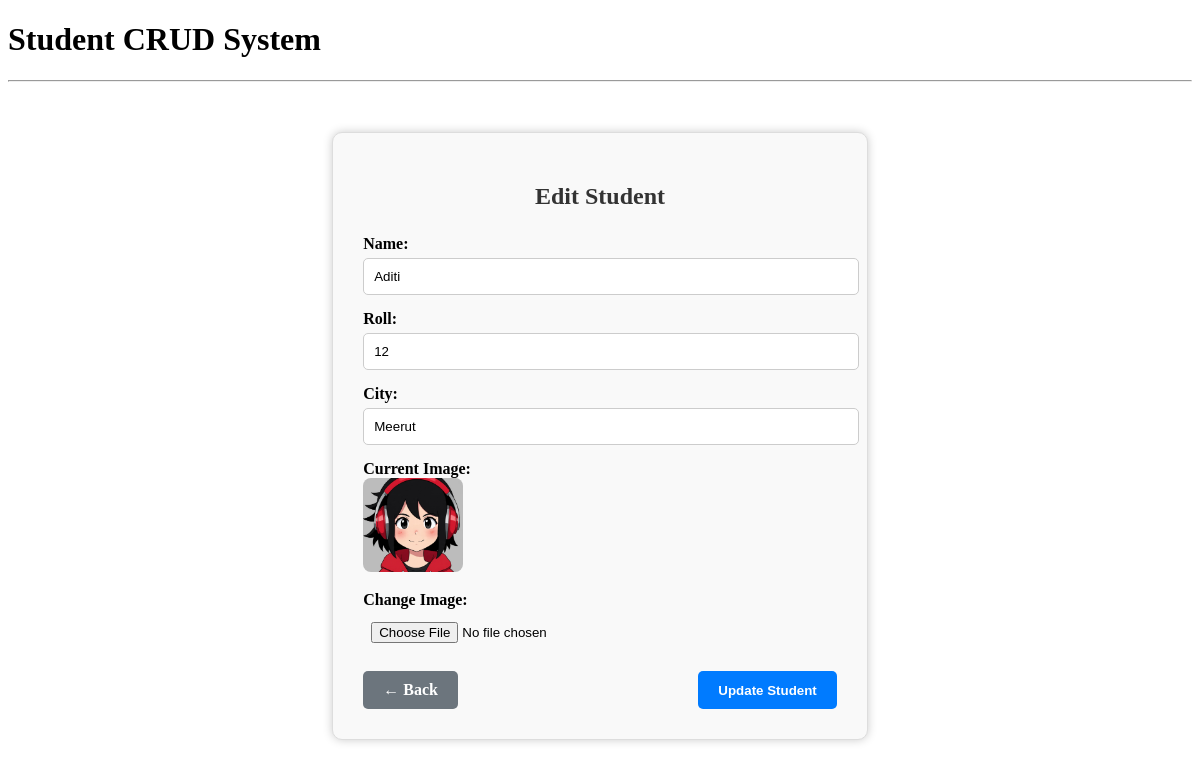
Before: /edit/4/ with the older database file.
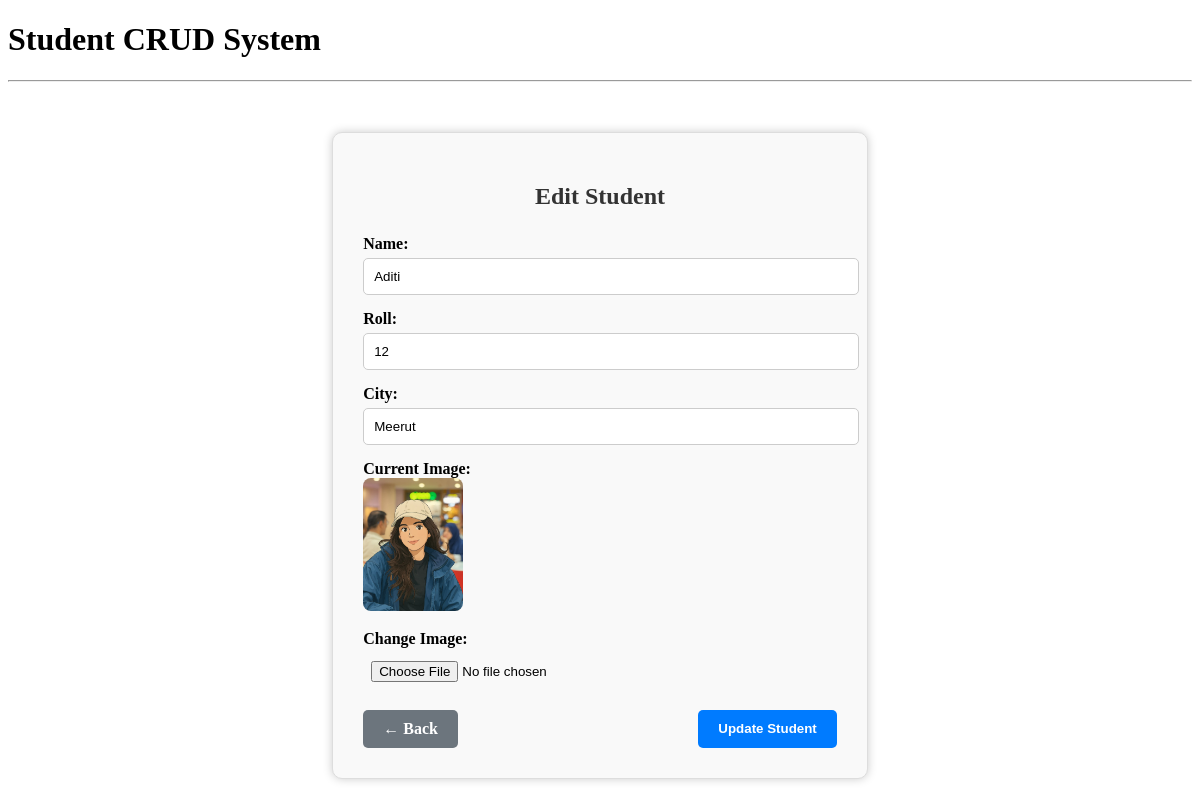
After: the same page with the newer database file.
### crud_app/models.py (models this page shows, shortened)
class Student(models.Model):
    std_name = models.CharField(max_length=100)
    std_roll = models.IntegerField()
    std_image = models.ImageField(upload_to='students/')
    std_city = models.CharField(max_length=100)

### crud_app/views.py (the view, shortened to what this page needs)
# urls.py: path('edit/<int:id>/', edit_student, name='edit_student'),
def edit_student(request, id):
    student = get_object_or_404(Student, id=id)
    return render(request, 'edit_student.html', {'student': student})

### crud_app/templates/edit_student.html (shortened to what this page needs)
{% extends 'main.html' %}
{% block content %}
<div style="width: 40%; margin: 50px auto; padding: 30px; border: 1px solid #ddd; border-radius: 10px; box-shadow: 0px 0px 10px #ccc; background-color: #f9f9f9;">
    <h2 style="text-align: center; color: #333; margin-bottom: 25px;">Edit Student</h2>
    <form method="POST" enctype="multipart/form-data">
        <label style="font-weight: bold;">Name:</label><br>
        <input type="text" name="name" value="{{ student.std_name }}"
               style="width: 100%; padding: 10px; margin-top: 5px; margin-bottom: 15px; border: 1px solid #ccc; border-radius: 5px;"><br>
        <label style="font-weight: bold;">Roll:</label><br>
        <input type="number" name="roll" value="{{ student.std_roll }}"
               style="width: 100%; padding: 10px; margin-top: 5px; margin-bottom: 15px; border: 1px solid #ccc; border-radius: 5px;"><br>
        <label style="font-weight: bold;">City:</label><br>
        <input type="text" name="city" value="{{ student.std_city }}"
               style="width: 100%; padding: 10px; margin-top: 5px; margin-bottom: 15px; border: 1px solid #ccc; border-radius: 5px;"><br>
        <label style="font-weight: bold;">Current Image:</label><br>
        <img src="{{ student.std_image.url }}" width="100" style="margin-bottom: 15px; border-radius: 8px;"><br>
        <label style="font-weight: bold;">Change Image:</label><br>
        <input type="file" name="image"
               style="width: 100%; padding: 8px; margin-top: 5px; margin-bottom: 20px;"><br>
        <div style="display: flex; justify-content: space-between;">
            <a href="{% url 'student_list' %}"
               style="padding: 10px 20px;
                      background-color: #6c757d;
                      color: white;
                      text-decoration: none;
                      border-radius: 5px;
                      font-weight: bold;">
                ← Back
            </a>
            <button type="submit"
                    style="padding: 10px 20px;
                           background-color: #007bff;
                           color: white;
                           border: none;
                           border-radius: 5px;
                           font-weight: bold;
                           cursor: pointer;">
                Update Student
            </button>
        </div>
    </form>
</div>
{% endblock %}

Changed rows visible on the page:
changed Student "Aditi": std_image: a different picture
